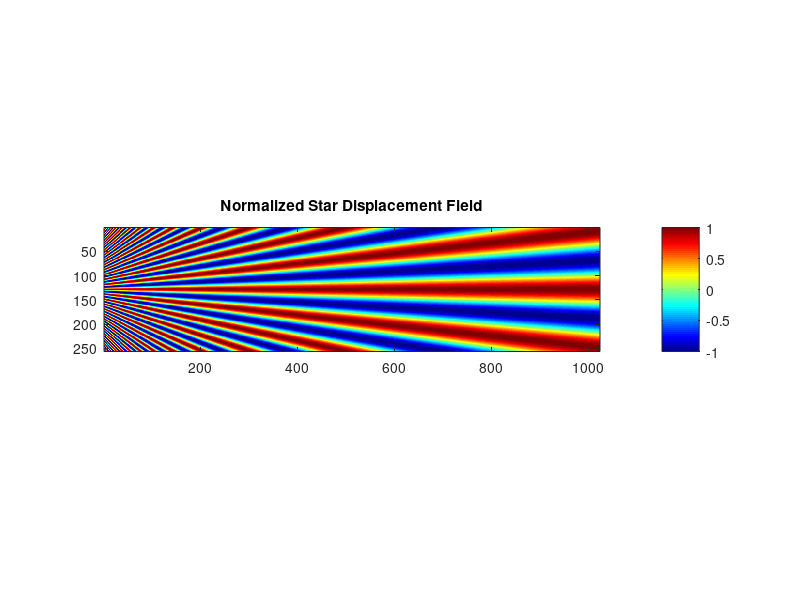
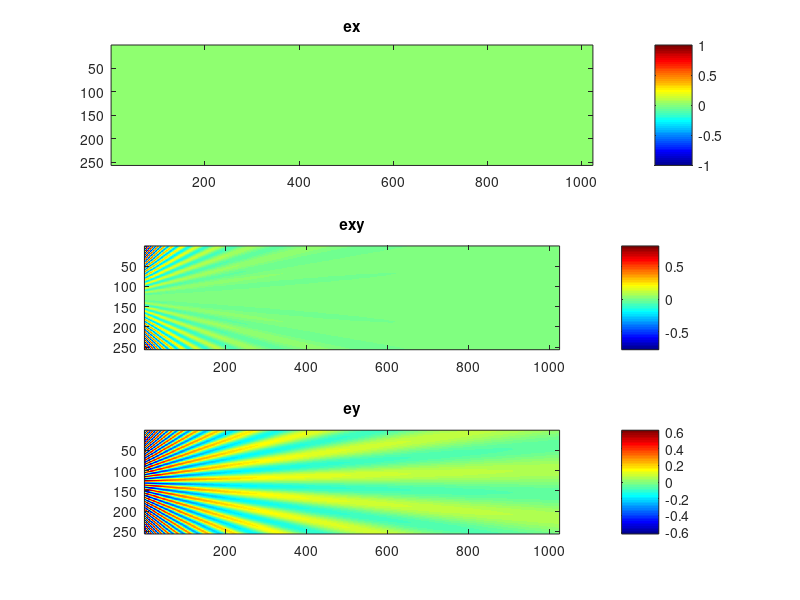

Source code (MATLAB) for these figures, in order:
% Star Displacement Field Plotting
% Clear workspace and figures
clear; close all; clc;

% 1. Parameter Settings
H = 256; % Image height
L = 1024; % Image length
pmax = 120; % Controls the number of stripes on the far left
pmin = 10;  % Controls the number of stripes on the far right

% 2. Create Grid
x = 1:L;
y = 1:H;
[X, Y] = meshgrid(x, y);

% 3. Calculate Wavelength Distribution
pwave = pmin + X * (pmax - pmin) / L;

% 4. Calculate v1 matrix
v1 = 0.5 * cos((Y - H/2) * 2 * pi ./ pwave);

% 5. Calculate the Minimum and Maximum Values of the Matrix
min_val = min(v1(:));
max_val = max(v1(:));

% 6. Normalize Matrix to the Range [-1, 1]
v = 2 * (v1 - min_val) / (max_val - min_val) - 1;
u = zeros(H, L);

[m,n] = size(u);
mean_value = 0; std_value = 0.0; 
white_noise_matrix_u = mean_value + std_value * randn(m, n);
white_noise_matrix_v = mean_value + std_value * randn(m, n);

u = u + white_noise_matrix_u;
v = v + white_noise_matrix_v;

% 7. Plot Image
figure;
imshow(v, 'Colormap', jet);
title('Normalized Star Displacement Field');
colorbar; caxis('auto');
axis on;

% 8. Save the Displacement Result
save('star_displacement.mat', 'u', 'v');

% 9. Calculate partial derivatives
v_y = -pi*L*sin( (2*pi*L* (Y-H/2) ) ./ (pmin*L+ (pmax-pmin)*X ))./(pmin*L+ (pmax-pmin)*X )*2;

v_x = (pmax-pmin)/2 * sin( (2*pi*L*(Y-H/2))./(pmin*L+ (pmax-pmin)*X)).*(pmin*L+ (pmax-pmin)*X).^(-2).* (2*pi*L*(Y-H/2))*2;

figure;
subplot(311)
imshow(zeros(size(v_x)), 'Colormap', jet);
title('ex');
colorbar; caxis('auto');
axis on;

subplot(312)
imshow(v_x, 'Colormap', jet);
title('exy');
colorbar; caxis('auto');
axis on;

subplot(313)
imshow(v_y, 'Colormap', jet);
title('ey');
colorbar; caxis('auto');
axis on;
